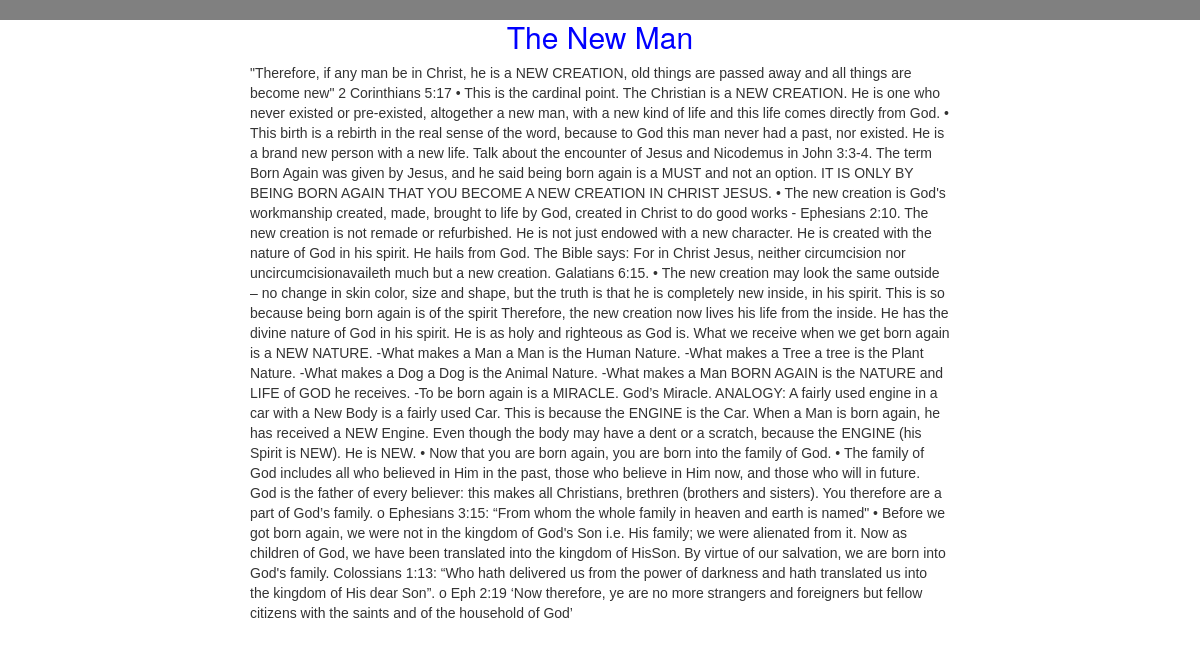
/2/detail/, run on the app's committed database.
### cefs/models.py (models this page shows, shortened)
class supChapter(models.Model):
	chapter = models.ForeignKey(Chapter)
	title = models.CharField(max_length=200)
	text = models.TextField()
	completedCourse = models.BooleanField(default=False)

### cefs/views.py (the view)
# urls.py: url(r'^(?P<pk>[0-9]+)/detail/$', views.detail, name='detail'),
def detail(request, pk):
	course = get_object_or_404(supChapter, pk=pk)
	return render(request, 'cefs/detail.html', {'course':course})

### cefs/templates/cefs/detail.html
{% extends 'cefs/base.html' %}
{% block content %}
<div class="content">
<h2 class='titler'>{{ course.title }}</h2>
<p class='detailer'>{{ course.text }}</p>
</div>
{% endblock %}

### cefs/static/css/cefs.css (style rules this page uses)
html { background-color: grey; }
.content { width: 700px; margin: 0 auto; }
.titler { color: blue; text-align: center; }
.detailer { font-family: sans-serif; }

### data on the page
supChapter: title "The New Man", text "\"Therefore, if any man be in Christ, he is a NEW CREATION, old things are passed away and all things are become new\" 2 Corinthians 5:17 • This is the cardinal point. The Christian is a NEW CREATION. He is one who never existed or pre-existed, altogether a new man, with a new kind of life and this life comes directly from God. • This birth is a rebirth in the real sense of the word, because to God this man never had a past, nor existed. He is a brand new person with a new life. Talk about the encounter of Jesus and Nicodemus in John 3:3-4. The term Born Again was given by Jesus, and he said being born again is a MUST and not an option. IT IS ONLY BY BEING BORN AGAIN THAT YOU BECOME A NEW…"
